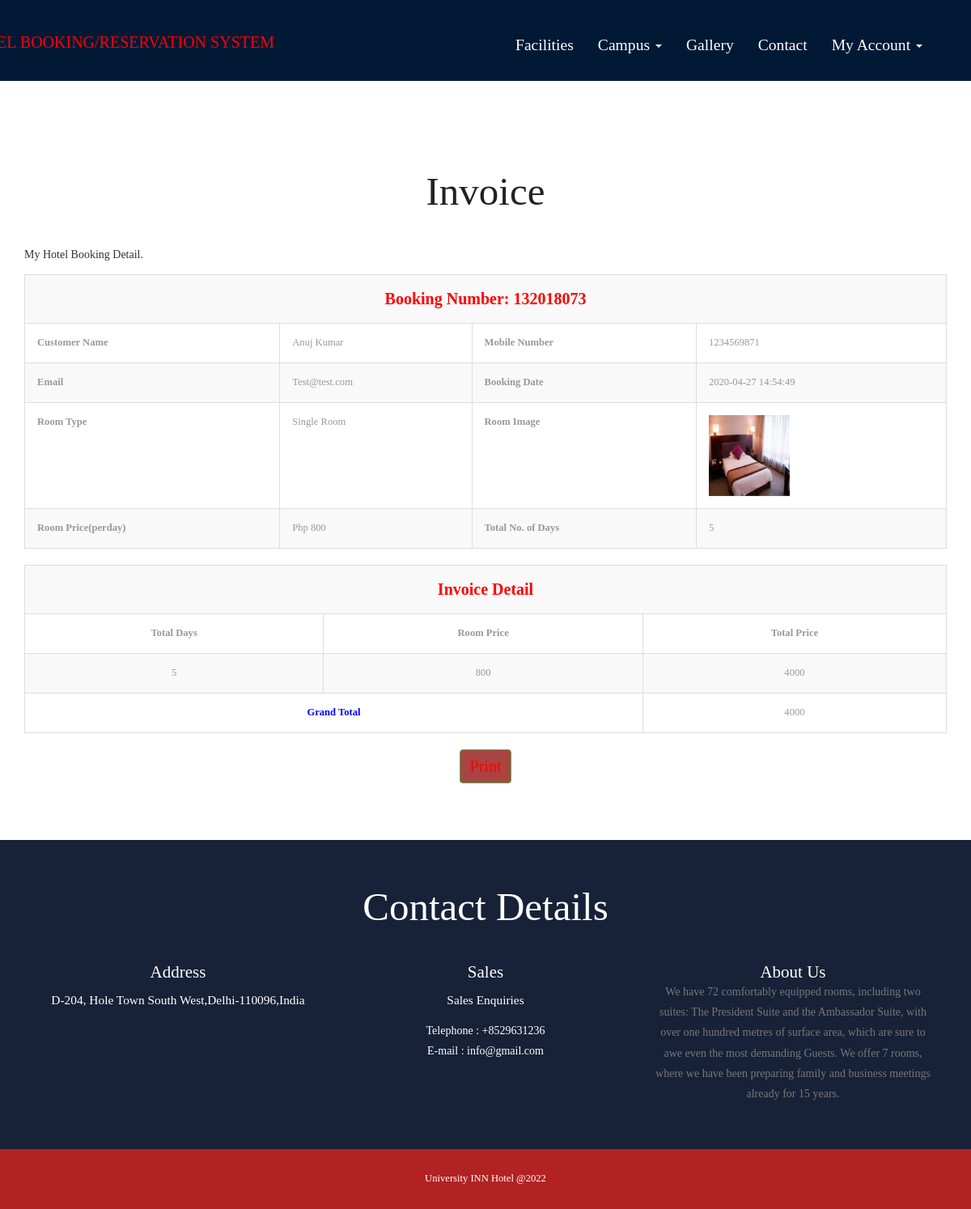
The page /invoice.php?invid=2 (signed in) on the database as committed earlier.
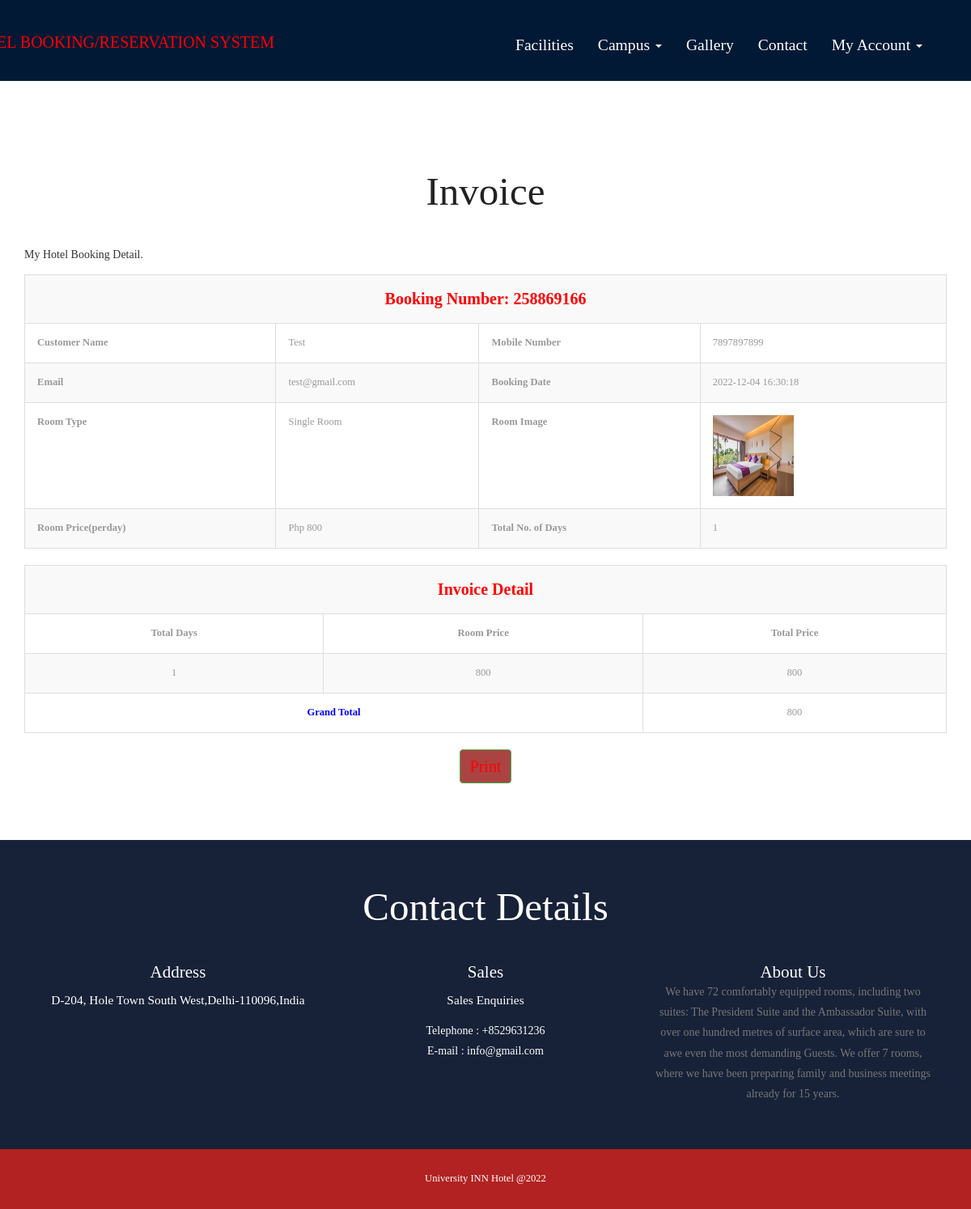
The same page on the database as committed later.
### tables this page shows
CREATE TABLE `tblbooking` (
  `ID` int(10) NOT NULL,
  `RoomId` int(5) DEFAULT NULL,
  `BookingNumber` varchar(120) DEFAULT NULL,
  `UserID` int(5) NOT NULL,
  `IDType` varchar(120) DEFAULT NULL,
  `Gender` varchar(50) DEFAULT NULL,
  `Address` mediumtext DEFAULT NULL,
  `CheckinDate` varchar(200) DEFAULT NULL,
  `CheckoutDate` varchar(200) DEFAULT NULL,
  `BookingDate` timestamp NULL DEFAULT current_timestamp(),
  `Remark` varchar(50) DEFAULT NULL,
  `Status` varchar(50) DEFAULT NULL,
  `UpdationDate` timestamp NULL DEFAULT NULL ON UPDATE current_timestamp(),
  `check_out` tinyint(1) NOT NULL,
  `check_out_date` date NOT NULL
);

CREATE TABLE `tbluser` (
  `ID` int(10) NOT NULL,
  `FullName` varchar(200) DEFAULT NULL,
  `MobileNumber` bigint(10) DEFAULT NULL,
  `Email` varchar(120) DEFAULT NULL,
  `Password` varchar(120) DEFAULT NULL,
  `RegDate` timestamp NULL DEFAULT current_timestamp()
);

CREATE TABLE `tblroom` (
  `ID` int(10) NOT NULL,
  `RoomType` int(10) DEFAULT NULL,
  `RoomName` varchar(200) DEFAULT NULL,
  `MaxAdult` int(5) DEFAULT NULL,
  `MaxChild` int(5) DEFAULT NULL,
  `RoomDesc` mediumtext DEFAULT NULL,
  `NoofBed` int(5) DEFAULT NULL,
  `Image` varchar(200) DEFAULT NULL,
  `RoomFacility` varchar(200) DEFAULT NULL,
  `hotel_type` int(11) DEFAULT NULL,
  `CreationDate` timestamp NULL DEFAULT current_timestamp()
);

CREATE TABLE `tblcategory` (
  `ID` int(10) NOT NULL,
  `CategoryName` varchar(120) DEFAULT NULL,
  `Description` mediumtext DEFAULT NULL,
  `Price` int(5) NOT NULL,
  `Date` timestamp NULL DEFAULT current_timestamp()
);

### invoice.php (the view, shortened to what this page needs)
 <?php
include('includes/dbconnection.php');
if (strlen($_SESSION['hbmsuid']==0)) {
  header('location:logout.php');
  } else{
?>
<!DOCTYPE HTML>
<html>
<head>
<link href="css/bootstrap.css" rel="stylesheet" type="text/css" media="all">
<link href="css/style.css" rel="stylesheet" type="text/css" media="all" />
</head>
<body>
			<div class="header head-top">
				<div class="container">
	<?php include_once('includes/header.php');?>
		</div>
</div>
	<div class="typography">
			<div class="container">
				<div class="typography-info">
					<h2 class="type">Invoice</h2>
				</div>
				<p>My Hotel Booking Detail.</p>
				<div class="bs-docs-example">
					<?php
$invid=$_GET['invid'];
$sql="SELECT tblbooking.BookingNumber,tbluser.FullName,DATEDIFF(tblbooking.CheckoutDate,tblbooking.CheckinDate) as ddf,tbluser.MobileNumber,tbluser.Email,tblbooking.IDType,tblbooking.Gender,tblbooking.Address,tblbooking.CheckinDate,tblbooking.CheckoutDate,tblbooking.BookingDate,tblbooking.Remark,tblbooking.Status,tblbooking.UpdationDate,tblcategory.CategoryName,tblcategory.Description,tblcategory.Price,tblroom.RoomName,tblroom.MaxAdult,tblroom.MaxChild,tblroom.RoomDesc,tblroom.NoofBed,tblroom.Image,tblroom.RoomFacility
from tblbooking
join tblroom on tblbooking.RoomId=tblroom.ID
join tblcategory on tblcategory.ID=tblroom.RoomType
join tbluser on tblbooking.UserID=tbluser.ID
where tblbooking.ID=:invid";
$query = $dbh -> prepare($sql);
$query-> bindParam(':invid', $invid, PDO::PARAM_STR);
$query->execute();
$results=$query->fetchAll(PDO::FETCH_OBJ);
$cnt=1;
if($query->rowCount() > 0)
{
foreach($results as $row)
{               ?>
                            <table border="1" class="table table-bordered table-striped table-vcenter js-dataTable-full-pagination">
                                            <tr>
    <th colspan="5" style="text-align: center;color: red;font-size: 20px">Booking Number: <?php  echo $row->BookingNumber;?></th>
  </tr>
  <tr>
    <th>Customer Name</th>
    <td><?php  echo $row->FullName;?></td>
   <th>Mobile Number</th>
    <td colspan="2"><?php  echo $row->MobileNumber;?></td>
  </tr>
  <tr>
    <th>Email</th>
    <td><?php  echo $row->Email;?></td>
    <th>Booking Date</th>
    <td colspan="2"><?php  echo $row->BookingDate;?></td>
  </tr>
   <tr>
    <th>Room Type</th>
    <td><?php  echo $row->CategoryName;?></td>
    <th>Room Image</th>
    <td><img src="admin/images/<?php echo $row->Image;?>" width="100" height="100" value="<?php  echo $row->Image;?>"></td>
  </tr>
 <tr>
    <th>Room Price(perday)</th>
    <td>Php <?php  echo $row->Price;?></td>
    <th>Total No. of Days</th>
    <td colspan="2"><?php  echo $row->ddf;?></td>
  </tr>
<table border="1" class="table table-bordered table-striped table-vcenter js-dataTable-full-pagination">
  <tr>
    <th colspan="5" style="text-align: center;color: red;font-size: 20px">Invoice Detail</th>
  </tr>
  <tr>
    <th style="text-align: center;">Total Days</th>
   <th style="text-align: center;">Room Price</th>
   <th style="text-align: center;">Total Price</th>
  </tr>
<tr>
  <td style="text-align: center;"><?php  echo $ddf=$row->ddf;?></td>
  <td style="text-align: center;"><?php  echo $tp= $row->Price;?></td>
<td style="text-align: center;"><?php  echo $total= $ddf*$tp;?></td>
  </tr>
  <?php
$grandtotal+=$total;
$cnt=$cnt+1;} ?>
<tr>
  <th colspan="2" style="text-align:center;color: blue">Grand Total </th>
<td colspan="2" style="text-align: center;"><?php  echo $grandtotal;?></td>
</tr>
<?php $cnt=$cnt+1;} ?>
</table>
</table>
<p style="text-align: center;font-size: 20px">
  <input name="Submit2" type="submit" class="btn btn-success" style="color: red;font-size: 20px" value="Print" onClick="return f3();" style="cursor: pointer;"  /></p>
				</div>
			</div>
	</div>
			<?php include_once('includes/getintouch.php');?>
				<?php include_once('includes/footer.php');?>
</body>
</html>
<?php }  ?>

Rows that differ between the two databases and show on the page:
changed tblbooking "Single Room": BookingNumber "132018073" → "258869166"; UserID.FullName "Anuj Kumar" → "Test"; UserID.MobileNumber "1234569871" → "7897897899"; UserID.Email "Test@test.com" → "test@gmail.com"; BookingDate "2020-04-27 14:54:49" → "2022-12-04 16:30:18"; RoomId.Image: a different picture; ddf "5" → "1"; tblcategory.Price "4000" → "800"
Other text that changed with them:
$grandtotal: "4000" → "800"
